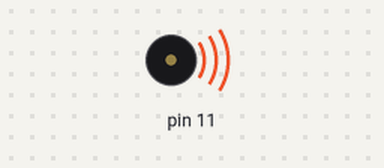
The sketch below on a simulated Arduino Uno, built with avr-gcc and run on an emulated ATmega328P. Parts: buzzer (waves = sounding). What the sketch prints to the serial monitor is not drawn.

Above: at 0.15 s.
Timing chart, 0 to 40.0 s (numbered marks = the images above):
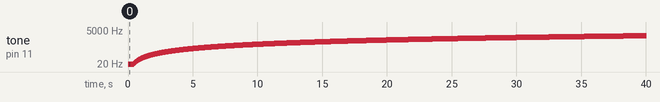

Measured:
- by itself, tone on pin 11: plays 1 Hz for 0.02 s, 2 Hz for 0.02 s, 3 Hz for 0.02 s, 4 Hz for 0.02 s, 5 Hz for 0.02 s, 6 Hz for 0.02 s … (1975 notes in this stretch)

The sketch:

Piezo.ino
```cpp
void setup() {
  // put your setup code here, to run once:
  Serial.begin(9600);
  pinMode(11,OUTPUT);
}

void loop() {
  // put your main code here, to run repeatedly:
  for(int i=0;i<=4000;i++) {
    Serial.print("i : ");
    Serial.println(i);
    tone(11,i,20);
    delay(20);
  }
}
```
